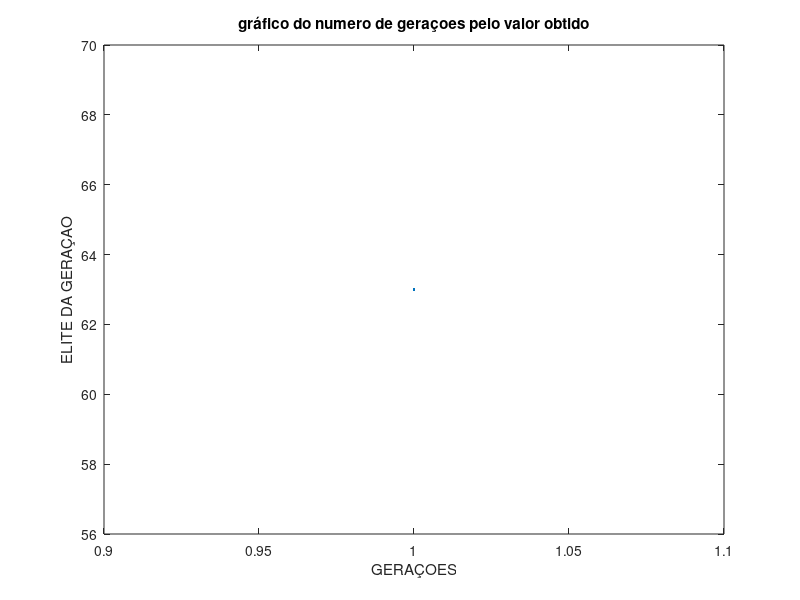

The MATLAB script that drew this image: (Note: this script raises an error after producing the figure.)
clear all
close all
clc
tic
f=0; %vetor fitness%
n=4 %input ('Tamanho do vetor ')%
p=6 %input ('Tamanho da popula��o ')%
a=0; %matriz popula�ao%
c=0;
R=0; %vetor restri�ao 0=nao 1=sim
s=1+round(rand*p) %tamanho popula�ao para cruzamento%
b=0; %matriz popula�ao cruzamento%
P=0; %popula��o aumentada
H=[0,0,0,0;0,0,0,0];
E=0;
r=rand;
F=p+4;
V=p+2;
X=100 %input (' N�mero de gera��es ')
r=rand;
U=0
cont=1;


%---transforma variaveis em matrizes---%
for i=1:p
  for j=1:n
    a(i,j)=0;
    B(j)=0;
    E(i,j)=0;
    e(i)=0;
  j=j+1;
endfor
c(i)=0;
R(i)=0;
f(i)=0;
i=i+1;
endfor
%-----------------Fim------------------%

%---gera matriz pop inicial---%
for i=1:p
  for j=1:n
    h=rand
  if h>0.5
    a(i,j)=1
  else
    a(i,j)=0
  endif
  j=j+1
endfor
i=i+1
endfor
%------------Fim-------------%
A=1;
%---criterio de parada---%
while A<X %crit�rio de parada
r=rand;
  %---gera vetor pop aumentada---%
if r<0.05
for i=1:F
  for j=1:n
    P(i,j)=0;
  endfor
endfor
else
for i=1:p+2
  for j=1:n
    P(i,j)=0;
  endfor
endfor
endif
%--------------Fim--------------%

  U

%---avaliacao pop inicial---%
for i=1:p
c(i)=8*a(i,1)+5*a(i,2)+6*a(i,3)+4*a(i,4);#func obj
if a(i,3)+a(i,4)>1
  R(i)=0;
elseif a(i,3)>a(i,4)
  R(i)=0;
  elseif a(i,4)>a(i,2)
    R(i)=0;
    elseif 6*a(i,1)+3*a(i,2)+5*a(i,3)+2*a(i,4)> 10
      R(i)=0;
     else
       R(i)=1;
       endif
  f(i)=c(i)+50*R(i);
  if f(i)==63
  A=X+1;
  endif
if f(i)>e(i) #avalia elite
  for j=1:n
  e(i)=f(i);
  E(i,j)=a(i,j);
  endfor
  endif
endfor
%------------Fim------------%

T=0;

%---cria matriz com novo tamanho de populacao---%
if (s==0)
  s=1
  endif
for l=1:s
  t=round(rand*p);
  if (t>=p)
    t=t-2;
  elseif (t==0)
    t=t+1;
  endif
  for o=1:n
    b(l,o)=a(t,o);
endfor
endfor
%---------------------Fim-----------------------%

%---cruzamento---%
for o=1:2 #seleciona  ind da nova pop p/ cruzar
  T=round(rand(1)*s);
  if T==0
    T=T+1;
  endif
  for Z=1:n
    B(o,Z)=b(T,Z);
  endfor
endfor
t=4;
t=round(rand*n);
T=1;
if (t>=n) %cruzamento%
    t=t-1;
  elseif (t<=1)
    t=2;
  endif
  if (s==1)
    I=B(1,t+1);
    B(1,t+1)=B(1,t-1);
    B(1,t-1)=I;
else
I=B(1,t+1);
B(1,t+1)=B(2,t+1);
B(2,t+1)=I;
T=t
endif
if t>1
I=B(1,t-1);
B(1,t-1)=B(2,t-1);
B(2,t-1)=I;
elseif t<=1
I=B(1,t+2);
B(1,t+2)=B(2,t+2);
B(2,t+2)=I;
endif
%------Fim-------%

%---avaliacao prole---%
for i=1:2
c(i)=8*B(i,1)+5*B(i,2)+6*B(i,3)+4*B(i,4);
if B(i,3)+B(i,4)>1
  R(i)=0;
elseif B(i,3)>B(i,4)
  R(i)=0;
  elseif B(i,4)>B(i,2)
    R(i)=0;
    elseif 6*B(i,1)+3*B(i,2)+5*B(i,3)+2*B(i,4)> 10
      R(i)=0;
     else
       R(i)=1;
      endif
      for o=1:p;
f(i)=c(i)+50*R(i);
if f(i)==63
  A=X+1;
  endif
if f(i)>e(o)
    for j=1:n
  e(o)=f(i);
  E(o,j)=B(i,j);
endfor
endif
endfor
endfor
%-------------Fim-------------%

r

%---mutacao---%
if r<0.05%muta��o%
  for L=1:2
    v=rand;
    for j=1:n
  if (v>0.5)
    H(L,j)=B(L,j);
    B(L,j)=1;
else
  H(L,j)=B(L,j);
  B(L,j)=0;
  endif
    endfor
  endfor
%-----Fim-----%

%---avaliacao idiv mutados---%
for i=1:2
c(i)=8*B(i,1)+5*B(i,2)+6*B(i,3)+4*B(i,4);%vetor fun�ao obj%
if B(i,3)+B(i,4)>1
  R(i)=0;
elseif B(i,3)>B(i,4)
  R(i)=0;
  elseif B(i,4)>B(i,2)
    R(i)=0;
    elseif 6*B(i,1)+3*B(i,2)+5*B(i,3)+2*B(i,4)> 10
      R(i)=0;
     else
       R(i)=1;
      endif
      for o=1:p
f(i)=c(i)+50*R(i);
if f(i)==63
  A=X+1;
  endif
if f(i)>e(o)
    for j=1:n
  e(o)=f(i);
  E(o,j)=B(i,j);
    endfor
endif
endfor
endfor
endif
%------------Fim-------------%

%---gera pop gerada U pop indiv U pop mutacao, se mutou---%
for i=1:p #pop aumentada
  for j=1:n
    P(i,j)=a(i,j);
  endfor
endfor
for i=p:p+2 #pop aumentada 2
  for l=1:2
    for j=1:n
    P(i,j)=B(l,j);
  endfor
endfor
endfor
if (r<0.05) #pop aumentada se mutou
  for i=p+2:F
    for l=1:2
      for j=1:n
      P(i,j)=H(l,j);
    endfor
  endfor
endfor
%---------------------------Fim----------------------------%

%---avaliacao pop aumentada mutando---%
for i=1:F
c(i)=8*P(i,1)+5*P(i,2)+6*P(i,3)+4*P(i,4);
if P(i,3)+P(i,4)>1
  R(i)=0;
elseif P(i,3)>P(i,4)
  R(i)=0;
  elseif P(i,4)>P(i,2)
    R(i)=0;
    elseif 6*P(i,1)+3*P(i,2)+5*P(i,3)+2*P(i,4)> 10
      R(i)=0;
     else
       R(i)=1;
      endif
      for L=1:p
f(i)=c(i)+50*R(i);
if f(i)==63
  A=X+1;
endif
if f(i)>e(L)
    for j=1:n
  e(L)=f(i);
  E(L,j)=P(i,j);
    endfor
endif
endfor
endfor
%-----------------Fim------------------%

%---avaliacao pop aumentada nao mutando---%
elseif r>=0.05
X
for i=1:V
  c(i)=8*P(i,1)+5*P(i,2)+6*P(i,3)+4*P(i,4);
if P(i,3)+P(i,4)>1
  R(i)=0;
elseif P(i,3)>P(i,4)
  R(i)=0;
  elseif P(i,4)>P(i,2)
    R(i)=0;
    elseif 6*P(i,1)+3*P(i,2)+5*P(i,3)+2*P(i,4)>10
      R(i)=0;
     else
       R(i)=1;
      endif
      for o=1:p
f(i)=c(i)+50*R(i);
if f(i)==63
  A=X+1;
  endif
if f(i)>e(o)
  for j=1:n
  e(o)=f(i);
  E(o,j)=P(i,j);
  endfor
endif
endfor
endfor
endif
%-----------------Fim---------------------%

%---nova geracao de pop---%
for i=1:p
  t=1+round(rand*F-3);
  if t>=F
    t=F-2;
  elseif t<=0
    t=1;
    endif
  for j=1:n
    a(i,j)=P(t,j);
  endfor
endfor
%-----------Fim-----------%

U=U+1;
a;
B;
E;
s=1+round(rand*p);
F=p+4;
V=p+2;
r=rand;

%---reseta pop aumentada se mutou ou n---%
 if r<0.05
for I=1:F
  for J=1:n
    P(I,J)=0;
  endfor
endfor
else
for I=1:V
  for J=1:n
    P(I,J)=0;
  endfor
endfor
endif
%------------------Fim-------------------%
Q(cont)=cont;
e
elite(cont)=max(e);
cont=cont+1;
A=A+1;
endwhile
Time=toc;
%----------Fim-----------%
plot(Q,elite)
xlabel('GERAÇOES')
ylabel('ELITE DA GERAÇAO')
title('gráfico do numero de geraçoes pelo valor obtido')
xlswrite('avaliado.xlsx',elite)
xlswrite('Pop.xlsx',E)
xlswrite('time.xlsx',Time)
